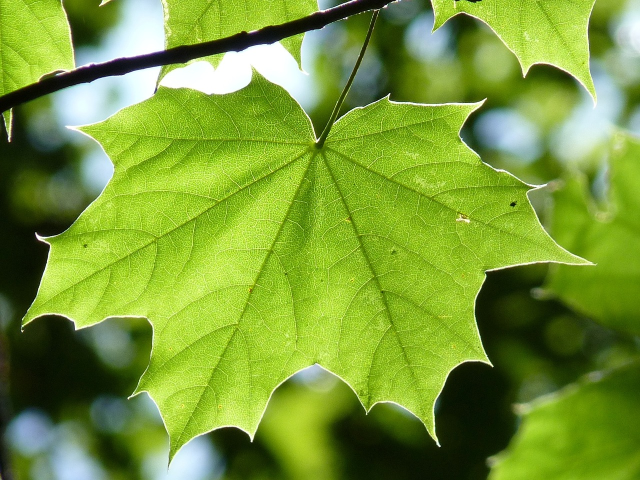
#> input picture CV_Activity_48/CV_Activity/leaf_image.jpg, 1280 x 960 px, found by its file name (shown at 1/2 size)
$ python pest.py   (older library calls are emulated)
#> lines starting #> are read from the running program, lines starting #| are printed output that depends on the picture; after the words box and inside, x2 and y2 are one past the last pixel; in counts of white or black regions, pixels touching at a corner belong together
import cv2
import numpy as np
from skimage.feature import graycomatrix, graycoprops
from sklearn.cluster import KMeans
import matplotlib.pyplot as plt
from sklearn.svm import SVC
from sklearn.model_selection import train_test_split
from sklearn.metrics import accuracy_score


# Load the image
#image = cv2.imread("pC:\Users\9254g\Downloads\Real-Time-Face-Recognition-master\Real-Time-Face-Recognition-master\plant_leaf.jpg", cv2.IMREAD_GRAYSCALE)
image = cv2.imread("C:/Users/9254g/OneDrive/Desktop/CV_Activity/leaf_image.jpg", cv2.IMREAD_GRAYSCALE)
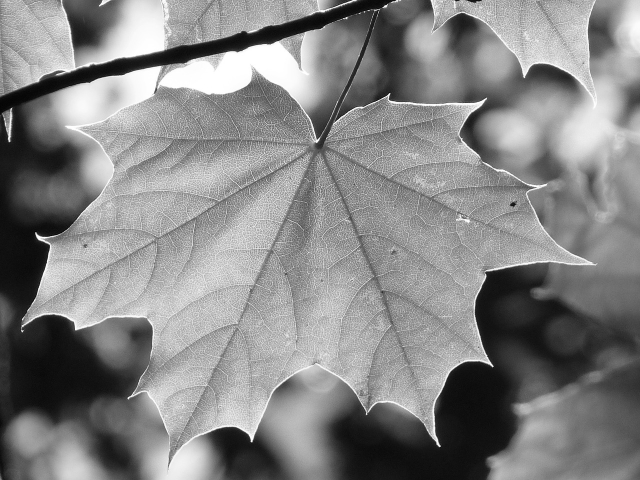
#> image: shape (960, 1280) (shown at 1/2 size); min 0, max 255, mean 132.8

# Resize for faster processing if needed
image = cv2.resize(image, (200, 200))
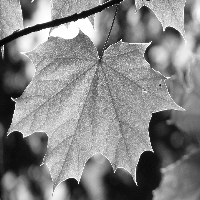
#> image: shape (200, 200); min 2, max 255, mean 132.6

# Step 1: Extract GLCM Texture Features
# Define GLCM properties and distances
glcm = graycomatrix(image, distances=[5], angles=[0], levels=256, symmetric=True, normed=True)
contrast = graycoprops(glcm, 'contrast')[0, 0]
#> contrast = 2364.6
dissimilarity = graycoprops(glcm, 'dissimilarity')[0, 0]
#> dissimilarity = 32.81
homogeneity = graycoprops(glcm, 'homogeneity')[0, 0]
#> homogeneity = 0.0548
energy = graycoprops(glcm, 'energy')[0, 0]
#> energy = 0.00992
correlation = graycoprops(glcm, 'correlation')[0, 0]
#> correlation = 0.703

# Form feature vector from texture properties
texture_features = np.array([contrast, dissimilarity, homogeneity, energy, correlation])
#> texture_features = [2364.6, 32.81, 0.0548, 0.00992, 0.703]

# Step 2: Texture-based Image Segmentation using K-means
# Reshape the image for clustering
pixels = image.reshape(-1, 1)

# Perform K-means clustering
kmeans = KMeans(n_clusters=2, random_state=0).fit(pixels)
segmented_image = kmeans.labels_.reshape(image.shape)
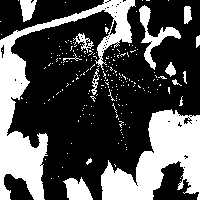
#> segmented_image: shape (200, 200) int32; values 0 (black) and 1 (white), 32.7% white; 220 white regions (205 under 20 px), largest, box (x1, y1, x2, y2) and area: (0, 0, 136, 200) 5701, (101, 109, 200, 200) 4931, (139, 5, 181, 70) 679

# Display the results
plt.figure(figsize=(10, 5))
plt.subplot(1, 2, 1)
plt.title("Original Image")
plt.imshow(image, cmap='gray')

plt.subplot(1, 2, 2)
plt.title("Segmented Image")
plt.imshow(segmented_image, cmap='gray')
plt.show()
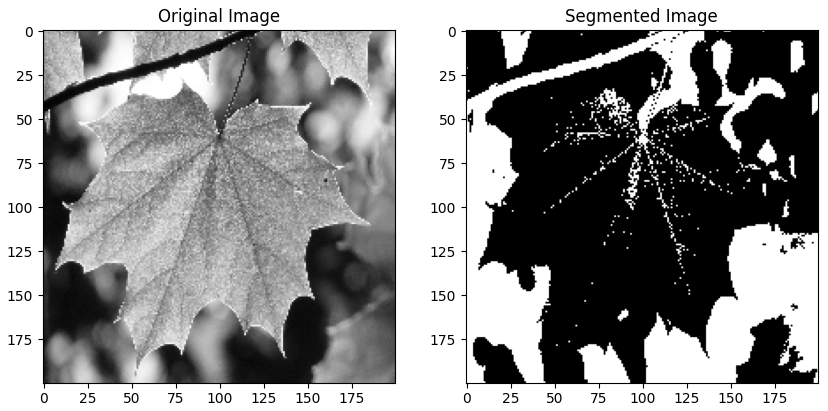
#> figure drawn by matplotlib, 2 panels

features = []  # Extracted texture features
labels = []    # 0 for healthy, 1 for pest-infested

# Add texture features and corresponding labels
features.append(texture_features)  # For a single image, repeat for multiple images
labels.append(0)  # Example label (0 for healthy)

# Train a classifier (SVM in this case)
#> (the run stopped early here; a loop or call above may not have finished)
